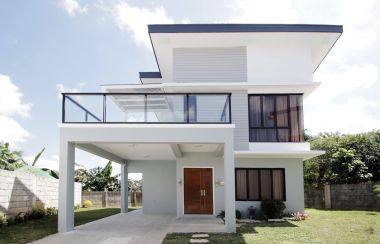
#> input picture feature detection/house.jpg, 380 x 244 px
$ python brute_force_feature_detecting.py
#> lines starting #> are read from the running program, lines starting #| are printed output that depends on the picture
import cv2
import numpy as np

img1 = cv2.imread("house.jpg", cv2.IMREAD_GRAYSCALE)
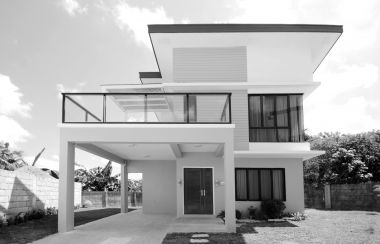
#> img1: shape (244, 380); min 0, max 255, mean 172.7
img2 = cv2.imread("house.jpg", cv2.IMREAD_GRAYSCALE)

# ORB Detector
orb = cv2.ORB_create()
kp1, des1 = orb.detectAndCompute(img1, None)
#> kp1 = 470 keypoints; strongest (x, y, size): (63, 93, 31), (64, 94, 37.2), (111, 175, 31), (104, 95, 31)
kp2, des2 = orb.detectAndCompute(img2, None)
#> kp2 has the same summary as kp1

# Brute Force Matching
bf = cv2.BFMatcher(cv2.NORM_HAMMING, crossCheck=True)
matches = bf.match(des1, des2)
#> matches = 470 matches
matches = sorted(matches, key = lambda x:x.distance)

matching_result = cv2.drawMatches(img1, kp1, img2, kp2, matches[:50], None, flags=2)
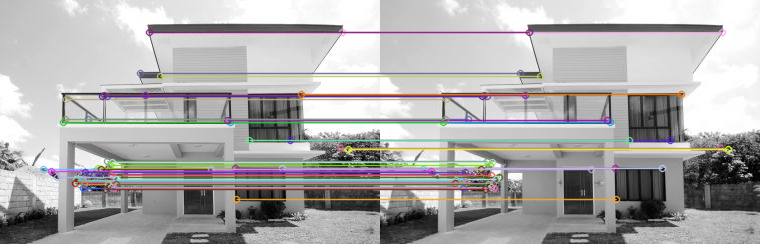
#> matching_result: shape (244, 760, 3); mean of channels 0, 1, 2 171.4, 171.8, 173.3; drawn as B, G, R

cv2.imshow("Img1", img1)
cv2.imshow("Img2", img2)
cv2.imshow("Matching result", matching_result)
cv2.waitKey(0)
cv2.destroyAllWindows()
